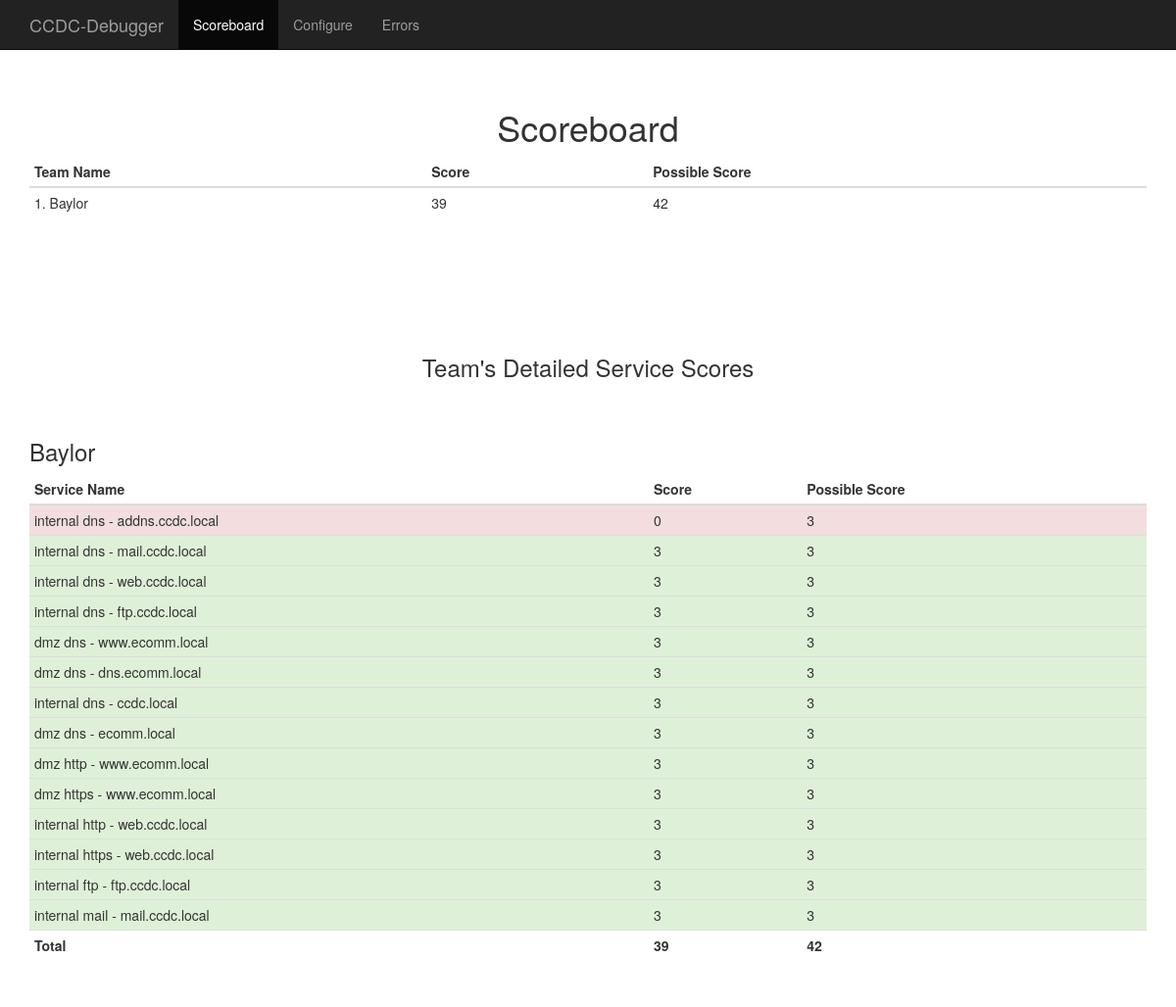
The app's page /scoreboard with its own data.
### tables this page shows
CREATE TABLE team (
    team_id INTEGER PRIMARY KEY ASC,
    team_name TEXT NOT NULL
);

CREATE TABLE service (
    service_id INTEGER PRIMARY KEY ASC,
    service_type_id INTEGER NOT NULL,
    team_id INTEGER NOT NULL,
    service_name TEXT NOT NULL,
    service_connection TEXT NOT NULL,
    service_request TEXT NOT NULL,
    service_expected_result TEXT NOT NULL,
    service_active INTEGER NOT NULL DEFAULT 1,
    FOREIGN KEY (service_type_id) REFERENCES service_type(service_type_id),
    FOREIGN KEY (team_id) REFERENCES team(team_id)
);

### debugger.py (the view)
@app.route('/scoreboard')
def scoreboard():
    return render_template('scoreboard.html')

### debugger.py (called while the page is built)
def database_connect():
    try:
        conn = sqlite3.connect('./data/debugger.db')
        conn.row_factory = sqlite3.Row
        return conn
    except Exception as e:
        print "Error connecting to database. Must run 'flask setup' prior to running. Error message: " + str(e)
        sys.exit()

def execute_db_query(query, args=None):
    conn = database_connect()
    cur = conn.cursor()
    if(args):
        cur.execute(query, args)
    else:
        cur.execute(query)
    conn.commit()
    results = cur.fetchall()
    cur.close()
    conn.close()
    return results

@app.context_processor
def utility_processor():
    return dict(execute_db_query=execute_db_query)

### templates/scoreboard.html (shortened to what this page needs)
<!DOCTYPE html>
<html lang="en">
  <head>
    <link href="{{ url_for('static', filename='css/bootstrap.min.css') }}" rel="stylesheet">
    <link href="{{ url_for('static', filename='css/starter-template.css') }}" rel="stylesheet">
  </head>
  <body>
    <nav class="navbar navbar-inverse navbar-fixed-top">
      <div class="container">
        <div class="navbar-header">
          <a class="navbar-brand" href="scoreboard">CCDC-Debugger</a>
        </div>
        <div id="navbar" class="collapse navbar-collapse">
          <ul class="nav navbar-nav">
            <li class="active"><a href="scoreboard">Scoreboard</a></li>
            <li><a href="configure">Configure</a></li>
            <li><a href="errors">Errors</a></li>
          </ul>
        </div>
      </div>
    </nav>
    <div class="starter-template">
      <h1>Scoreboard</h1>
      <div class="container">
        <table class="table table-condensed">
          <thead>
            <tr>
              <th>Team Name</th>
              <th>Score</th>
              <th>Possible Score</th>
            </tr>
          </thead>
          <tbody>
          {% for team in execute_db_query('select team.team_name, team.team_id, sum(poll_score) as s from team join service on(team.team_id=service.team_id) join poll on(poll.service_id=service.service_id) group by team.team_name, team.team_id order by s DESC') %}
            <tr>
              <td>{{ loop.index }}. {{ team['team_name'] }}</td>
              <td>{{ team['s'] }}</td>
              <td>{{ execute_db_query('select count(poll_score) as c FROM poll join service on(poll.service_id=service.service_id) WHERE service.team_id = ?', [team['team_id']])[0]['c'] }}</td>
            </tr>
          {% endfor %}
          </tbody>
        </table>
        <br><br><br>
        <h3 class="starter-template">Team's Detailed Service Scores</h3>
        {% for team in execute_db_query('select * from team') %}
        <table class="table table-condensed">
          <h3>{{ team['team_name'] }}</h3>
          <thead>
            <tr>
              <th>Service Name</th>
              <th>Score</th>
              <th>Possible Score</th>
            </tr>
          </thead>
          <tbody>
          {% for service in execute_db_query('select * from service where service.team_id = ?', [team['team_id']]) %}
            {% set db_result = execute_db_query('select poll_score from poll where service_id = ? ORDER BY poll_time DESC LIMIT 1', [service['service_id']]) %}
            {% if db_result|length <= 0 %}
              <tr>
            {% elif db_result[0]['poll_score'] == 0 %}
              <tr class='danger'>
            {% else %}
              <tr class='success'>
            {% endif %}
              <td>{{ service['service_name'] }}</td>
              <td>{{ execute_db_query('select sum(poll_score) as s FROM poll WHERE poll.service_id = ?', [service['service_id']])[0]['s'] }}</td>
              <td>{{ execute_db_query('select count(poll_score) as c FROM poll WHERE poll.service_id= ?', [service['service_id']])[0]['c'] }}</td>
            </tr>
          {% endfor %}
            <tr>
              <td><b>Total</b></td>
              <td><b>{{ execute_db_query('select sum(poll_score) as s FROM poll join service on(poll.service_id = service.service_id) WHERE service.team_id = ?', [team['team_id']])[0]['s'] }}</b></td>
              <td><b>{{ execute_db_query('select count(poll_score) as c FROM poll join service on(poll.service_id = service.service_id) WHERE service.team_id = ?', [team['team_id']])[0]['c'] }}</b></td>
            </tr>
          </tbody>
        </table>
        {% endfor %}
      </div>
  </body>
</html>

### static/css/starter-template.css (style rules this page uses)
body { padding-top: 50px; }
td { white-space:pre }
.starter-template { padding: 40px 15px; text-align: center; }
.container { text-align: left; }

### records on screen
team: team_name "Baylor", s "39", execute_db_query "42", execute_db_query "39"
service: service_name "internal dns - addns.ccdc.local", execute_db_query "0", execute_db_query "3"
service: service_name "internal dns - mail.ccdc.local", execute_db_query "3"
service: service_name "internal dns - web.ccdc.local", service_id "3"
service: service_name "internal dns - ftp.ccdc.local", execute_db_query "3"
service: service_name "dmz dns - www.ecomm.local", execute_db_query "3"
service: service_name "dmz dns - dns.ecomm.local", execute_db_query "3"
service: service_name "internal dns - ccdc.local", execute_db_query "3"
service: service_name "dmz dns - ecomm.local", execute_db_query "3"
service: service_name "dmz http - www.ecomm.local", execute_db_query "3"
service: service_name "dmz https - www.ecomm.local", service_type "3"
service: service_name "internal http - web.ccdc.local", execute_db_query "3"
service: service_name "internal https - web.ccdc.local", service_type "3"
service: service_name "internal ftp - ftp.ccdc.local", execute_db_query "3"
service: service_name "internal mail - mail.ccdc.local", execute_db_query "3"
